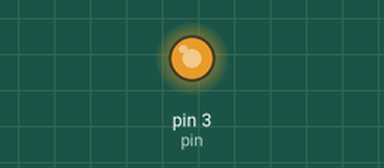
Simulated run of this sketch. Board: Arduino Uno, built with avr-gcc and run on an emulated ATmega328P. On the bench: output pins drawn as LEDs (lit = HIGH).

Above: at 0.1 s.
Timing chart, 0 to 1.6 s (numbered marks = the images above):
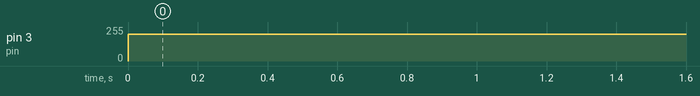

The sketch:

ledsimple.ino
```cpp
int pin = 3;
int control = 0;
void setup() {
  // put your setup code here, to run once:

  pinMode(3, OUTPUT);
}

void loop() {
  // put your main code here, to run repeatedly:

  analogWrite(3, 200);
  control++;
  delay(100);

}
```

Measured:
- by itself, pin 3 (pin): 0/255 → 200/255 at 0.00 s
